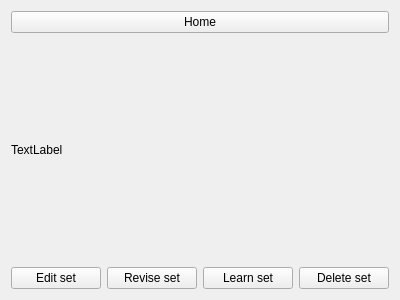
<?xml version="1.0" encoding="UTF-8"?>
<ui version="4.0">
 <class>SetView</class>
 <widget class="QWidget" name="SetView">
  <property name="geometry">
   <rect>
    <x>0</x>
    <y>0</y>
    <width>400</width>
    <height>300</height>
   </rect>
  </property>
  <property name="windowTitle">
   <string>Form</string>
  </property>
  <layout class="QVBoxLayout" name="verticalLayout">
   <item>
    <widget class="QPushButton" name="homeButton">
     <property name="text">
      <string>Home</string>
     </property>
    </widget>
   </item>
   <item>
    <widget class="QLabel" name="setName">
     <property name="text">
      <string>TextLabel</string>
     </property>
    </widget>
   </item>
   <item>
    <layout class="QHBoxLayout" name="horizontalLayout">
     <item>
      <widget class="QPushButton" name="editButton">
       <property name="text">
        <string>Edit set</string>
       </property>
      </widget>
     </item>
     <item>
      <widget class="QPushButton" name="reviseButton">
       <property name="text">
        <string>Revise set</string>
       </property>
      </widget>
     </item>
     <item>
      <widget class="QPushButton" name="learnButton">
       <property name="text">
        <string>Learn set</string>
       </property>
      </widget>
     </item>
     <item>
      <widget class="QPushButton" name="deleteButton">
       <property name="text">
        <string>Delete set</string>
       </property>
      </widget>
     </item>
    </layout>
   </item>
  </layout>
 </widget>
 <resources/>
 <connections/>
</ui>
